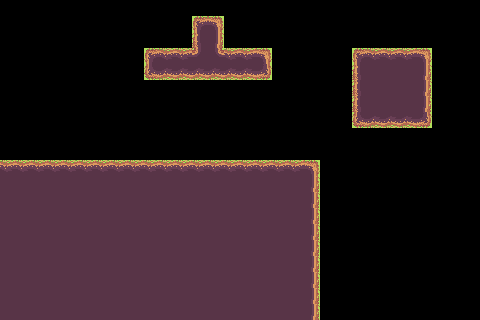

A level layout from a 2D game, rendered from its tile map. Below: a short description, then the map file with its tile-grid data intact:
An orthogonal 30x20 tile map with 16x16 px tiles, 2 tile layers (prototype, terrain).

<map version="1.10" tiledversion="1.11.2" orientation="orthogonal" renderorder="right-down" width="30" height="20" tilewidth="16" tileheight="16" infinite="0" nextlayerid="6" nextobjectid="1">
 <tileset firstgid="1" source="../../TILED/CSA/cafundo.tsx" />
 <layer id="1" name="prototype" width="30" height="20">
  <data encoding="csv">
82,82,82,82,82,82,82,82,82,82,82,82,82,82,82,82,82,82,82,82,82,82,82,82,82,82,82,82,82,82,
82,82,82,82,82,82,82,82,82,82,82,82,79,79,82,82,82,82,82,82,82,82,82,82,82,82,82,82,82,82,
82,82,82,82,82,82,82,82,82,82,82,82,79,79,82,82,82,82,82,82,82,82,82,82,82,82,82,82,82,82,
82,82,82,82,82,82,82,82,82,79,79,79,79,79,79,79,79,82,82,82,82,82,79,79,79,79,79,82,82,82,
82,82,82,82,82,82,82,82,82,79,79,79,79,79,79,79,79,82,82,82,82,82,79,79,79,79,79,82,82,82,
82,82,82,82,82,82,82,82,82,82,82,82,82,82,82,82,82,82,82,82,82,82,79,79,79,79,79,82,82,82,
82,82,82,82,82,82,82,82,82,82,82,82,82,82,82,82,82,82,82,82,82,82,79,79,79,79,79,82,82,82,
82,82,82,82,82,82,82,82,82,82,82,82,82,82,82,82,82,82,82,82,82,82,79,79,79,79,79,82,82,82,
82,82,82,82,82,82,82,82,82,82,82,82,82,82,82,82,82,82,82,82,82,82,82,82,82,82,82,82,82,82,
82,82,82,82,82,82,82,82,82,82,82,82,82,82,82,82,82,82,82,82,82,82,82,82,82,82,82,82,82,82,
79,79,79,79,79,79,79,79,79,79,79,79,79,79,79,79,79,79,79,79,82,82,82,82,82,82,82,82,82,82,
79,79,79,79,79,79,79,79,79,79,79,79,79,79,79,79,79,79,79,79,82,82,82,82,82,82,82,82,82,82,
79,79,79,79,79,79,79,79,79,79,79,79,79,79,79,79,79,79,79,79,82,82,82,82,82,82,82,82,82,82,
79,79,79,79,79,79,79,79,79,79,79,79,79,79,79,79,79,79,79,79,82,82,82,82,82,82,82,82,82,82,
79,79,79,79,79,79,79,79,79,79,79,79,79,79,79,79,79,79,79,79,82,82,82,82,82,82,82,82,82,82,
79,79,79,79,79,79,79,79,79,79,79,79,79,79,79,79,79,79,79,79,82,82,82,82,82,82,82,82,82,82,
79,79,79,79,79,79,79,79,79,79,79,79,79,79,79,79,79,79,79,79,82,82,82,82,82,82,82,82,82,82,
79,79,79,79,79,79,79,79,79,79,79,79,79,79,79,79,79,79,79,79,82,82,82,82,82,82,82,82,82,82,
79,79,79,79,79,79,79,79,79,79,79,79,79,79,79,79,79,79,79,79,82,82,82,82,82,82,82,82,82,82,
79,79,79,79,79,79,79,79,79,79,79,79,79,79,79,79,79,79,79,79,82,82,82,82,82,82,82,82,82,82
</data>
 </layer>
 <layer id="5" name="terrain" width="30" height="20">
  <data encoding="csv">
0,0,0,0,0,0,0,0,0,0,0,0,0,0,0,0,0,0,0,0,0,0,0,0,0,0,0,0,0,0,
0,0,0,0,0,0,0,0,0,0,0,0,27,31,0,0,0,0,0,0,0,0,0,0,0,0,0,0,0,0,
0,0,0,0,0,0,0,0,0,0,0,0,77,81,0,0,0,0,0,0,0,0,0,0,0,0,0,0,0,0,
0,0,0,0,0,0,0,0,0,27,29,29,117,115,29,29,31,0,0,0,0,0,27,29,29,29,31,0,0,0,
0,0,0,0,0,0,0,0,0,127,129,129,129,129,129,129,131,0,0,0,0,0,77,79,79,79,81,0,0,0,
0,0,0,0,0,0,0,0,0,0,0,0,0,0,0,0,0,0,0,0,0,0,77,79,79,79,81,0,0,0,
0,0,0,0,0,0,0,0,0,0,0,0,0,0,0,0,0,0,0,0,0,0,77,79,79,79,81,0,0,0,
0,0,0,0,0,0,0,0,0,0,0,0,0,0,0,0,0,0,0,0,0,0,127,129,129,129,131,0,0,0,
0,0,0,0,0,0,0,0,0,0,0,0,0,0,0,0,0,0,0,0,0,0,0,0,0,0,0,0,0,0,
0,0,0,0,0,0,0,0,0,0,0,0,0,0,0,0,0,0,0,0,0,0,0,0,0,0,0,0,0,0,
29,29,29,29,29,29,29,29,29,29,29,29,29,29,29,29,29,29,29,31,0,0,0,0,0,0,0,0,0,0,
79,79,79,79,79,79,79,79,79,79,79,79,79,79,79,79,79,79,79,81,0,0,0,0,0,0,0,0,0,0,
79,79,79,79,79,79,79,79,79,79,79,79,79,79,79,79,79,79,79,81,0,0,0,0,0,0,0,0,0,0,
79,79,79,79,79,79,79,79,79,79,79,79,79,79,79,79,79,79,79,81,0,0,0,0,0,0,0,0,0,0,
79,79,79,79,79,79,79,79,79,79,79,79,79,79,79,79,79,79,79,81,0,0,0,0,0,0,0,0,0,0,
79,79,79,79,79,79,79,79,79,79,79,79,79,79,79,79,79,79,79,81,0,0,0,0,0,0,0,0,0,0,
79,79,79,79,79,79,79,79,79,79,79,79,79,79,79,79,79,79,79,81,0,0,0,0,0,0,0,0,0,0,
79,79,79,79,79,79,79,79,79,79,79,79,79,79,79,79,79,79,79,81,0,0,0,0,0,0,0,0,0,0,
79,79,79,79,79,79,79,79,79,79,79,79,79,79,79,79,79,79,79,81,0,0,0,0,0,0,0,0,0,0,
79,79,79,79,79,79,79,79,79,79,79,79,79,79,79,79,79,79,79,81,0,0,0,0,0,0,0,0,0,0
</data>
 </layer>
</map>
